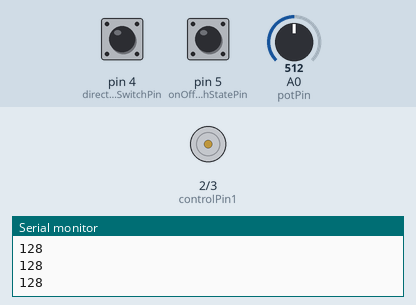
Simulated run of this sketch. Board: Arduino Uno, built with avr-gcc and run on an emulated ATmega328P. Parts: motor-driver pin pairs drawn as motors (green arrow = first pin HIGH = forward, orange = second pin HIGH = backward, longer = more drive, scaled by the enable pin), the last lines printed to the serial monitor. The inputs (shaded band) are chosen by the test bench; at power-on: pin 4 (directionSwitchPin) LOW, pin 5 (onOffSwitchStatePin) LOW, A0 (potPin) = 512.

Above: at 1.2 s.
1.3 s: pin 4 (directionSwitchPin) pulled HIGH for 0.15 s
2.9 s: pin 5 (onOffSwitchStatePin) pulled HIGH for 0.15 s
At 3.5 s:
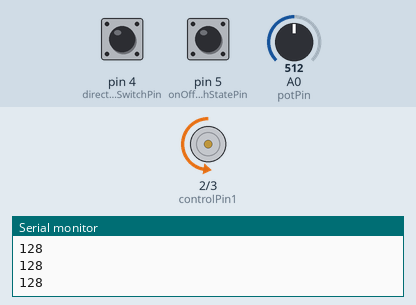
4.5 s: A0 (potPin) set to 716
At 5.5 s:
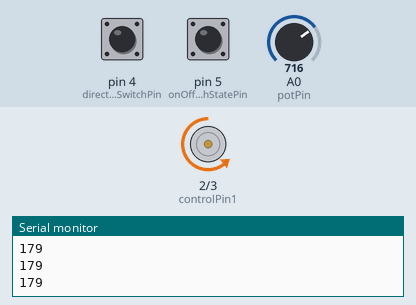
6.0 s: A0 (potPin) set to 900
At 6.5 s:
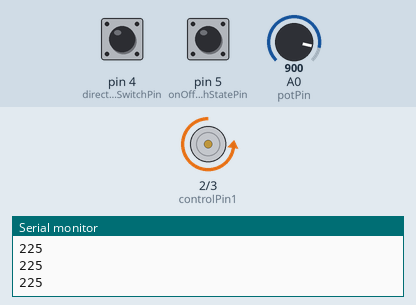
7.5 s: pin 4 (directionSwitchPin) pulled HIGH for 1 s
At 7.8 s:
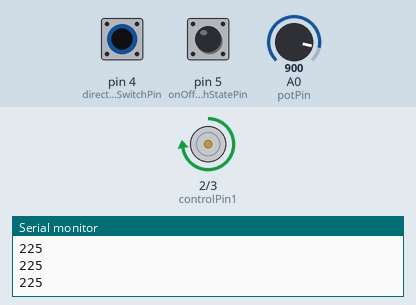
10.0 s: A0 (potPin) set to 511
At 10.8 s:
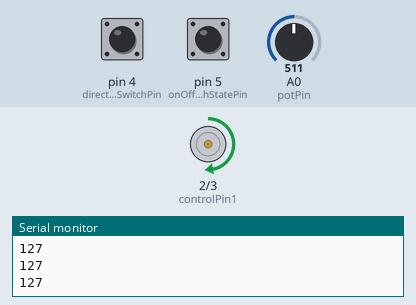
Timing chart, 0 to 12.5 s (numbered marks = the images above; inputs shaded):
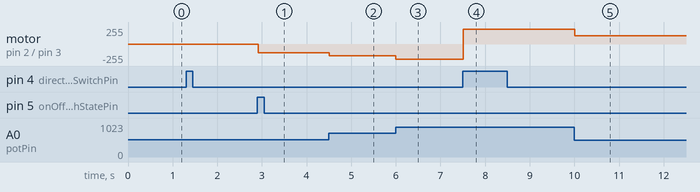

The sketch:

Zoetrope.ino
```cpp
const int controlPin1 = 2;
const int controlPin2 = 3;
const int enablePin = 9;
const int directionSwitchPin = 4;
const int onOffSwitchStatePin = 5;
const int potPin = A0;

int onOffSwitchState = 0;
int previousOnOffSwitchState = 0;
int directionSwitchState = 0;
int previousDirectionSwitchState = 0;

int motorEnabled = 0;
int motorSpeed = 0;
int motorDirection = 1;

void setup() {

  pinMode(directionSwitchPin, INPUT);
  pinMode(onOffSwitchState, INPUT);
  pinMode(controlPin1, OUTPUT);
  pinMode(controlPin2, OUTPUT);
  pinMode(enablePin, OUTPUT);

  digitalWrite(enablePin, LOW);
  Serial.begin(9600);
}

void loop() {

  // read sensors
  onOffSwitchState = digitalRead(onOffSwitchStatePin);

  // short delay
  delay(10);

  directionSwitchState = digitalRead(directionSwitchPin);

  // read motor state
  motorSpeed = analogRead(potPin) / 4;
  Serial.println(motorSpeed);

  // read motor state
  if (onOffSwitchState != previousOnOffSwitchState) {

   if (onOffSwitchState == HIGH) {

     motorEnabled = !motorEnabled;
     Serial.println("Changing motor power state...");
   }

  }

  // read direction switch state
  if (directionSwitchState != previousDirectionSwitchState) {

   if (directionSwitchState == HIGH) {

     motorDirection = !motorDirection;
     Serial.println("Reversing motor direction...");

   }

  }

  // set H-Bridge direction
  if (motorDirection == 1) {

     digitalWrite(controlPin1, HIGH);
     digitalWrite(controlPin2, LOW);

  }

  else {

     digitalWrite(controlPin1, LOW);
     digitalWrite(controlPin2, HIGH);

  }

  // set power
  if (motorEnabled == 1) {

     analogWrite(enablePin, motorSpeed);

  }

  else {

     analogWrite(enablePin, 0);

  }

  // preserve the switch state for next run
  previousDirectionSwitchState = directionSwitchState;
  previousOnOffSwitchState = onOffSwitchState;

}
```

Measured:
- after the input at 2.9 s, motor on pin 2 (controlPin1) / pin 3 (controlPin2): stopped → backward 128/255 at once
- after the input at 4.5 s, motor on pin 2 (controlPin1) / pin 3 (controlPin2): backward 128/255 → backward 179/255 at once
- after the input at 6.0 s, motor on pin 2 (controlPin1) / pin 3 (controlPin2): backward 179/255 → backward 225/255 at once
- after the input at 7.5 s, motor on pin 2 (controlPin1) / pin 3 (controlPin2): backward 225/255 → forward 225/255 at once
- after the input at 10.0 s, motor on pin 2 (controlPin1) / pin 3 (controlPin2): forward 225/255 → forward 127/255 at once
